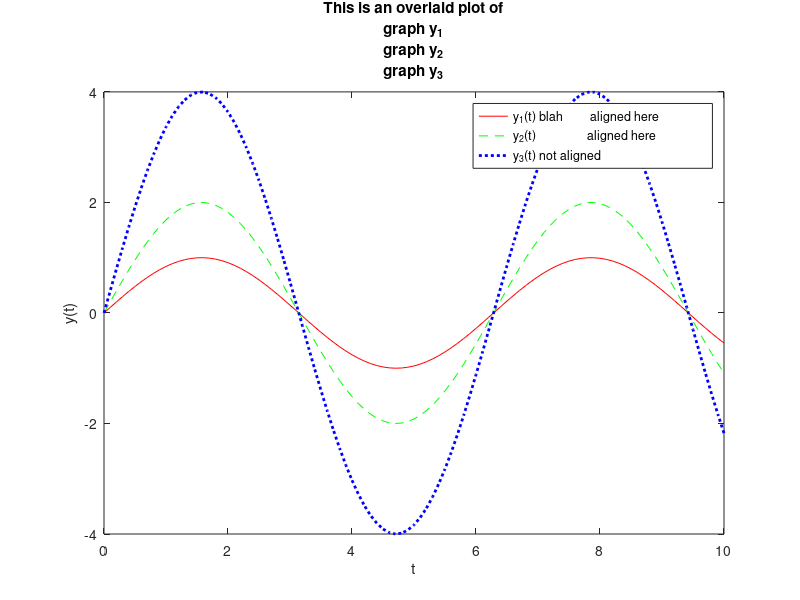

The MATLAB script that drew this image:
% how to multiline strings in legend, title etc
% Michael Zhang raised this question

% 2017-09-28
% Y\"un Han
% ECE 486 Lab 3

%% preamble
clear     % clear values of variables in workspace
clc       % clear messages in the command window
clf       % clear existing figures 
close all % close all existing windows; w/o 'all', only close the latest

%% multiline title and alignment in legend on a dummy figure

% random functions; does not really matter
t  = 0:.1:10;
y1 = sin(t);
y2 = 2*y1;
y3 = 2*y2;

% overlay plot of above three
figure(1)
plot(t, y1, 'r')
hold on
plot(t, y2, 'g--')
plot(t, y3, 'b:', 'linewidth', 2)
% how to multiline title, use cell {} data type
title({'This is an overlaid plot of', ...
       'graph y_1', ...
       'graph y_2', ...
       'graph y_3'})
xlabel('t')
ylabel('y(t)')

% how to align in legend
% '%-20s' means left justified string of length 20 char
lgnd_ln1 = [sprintf('%-20s','y_1(t) blah '), 'aligned here'];
lgnd_ln2 = [sprintf('%-23s','y_2(t) '),      'aligned here'];
legend(sprintf('%-50s', lgnd_ln1), ...
       sprintf('%-50s', lgnd_ln2), ...
       ['y_3(t) ','not aligned' ], ...
       'location', 'best')
% note: this is what I can come up with so far, if you know a better
% solution, please let me know. my problem is with using a different width
% in the second sprintf, 23 is different from 20, which does not make sense
% to me.
